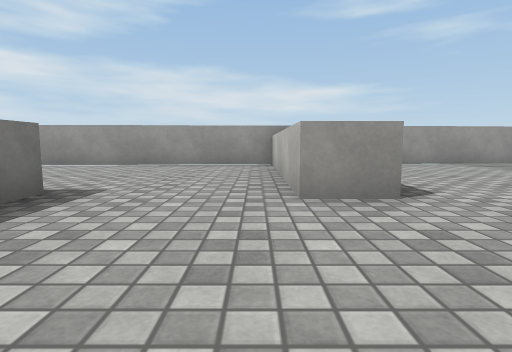
[1] (above)

19 first-person views from a walk through a scene from a Unity 3-D project. The camera is 0.54 m above the floor, tilts 6° down and sees 80° across. The floor is counted in squares, 1 m on a side. Each view is taken from the middle of a square. On the plan, view 1 faces up. The plan holds only what a view shows up to about 9 squares ahead; the rest is blank. The place goes on beyond the plan. The player character is not drawn. Surface patterns are stand-ins for the level's own textures.

[2]
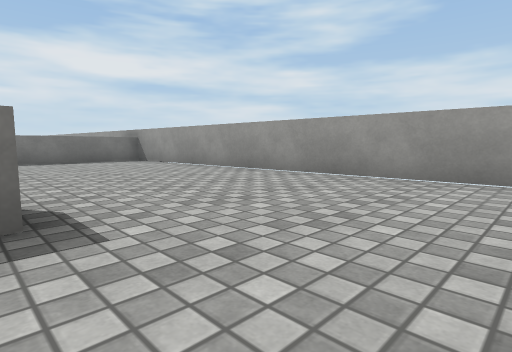

[3]
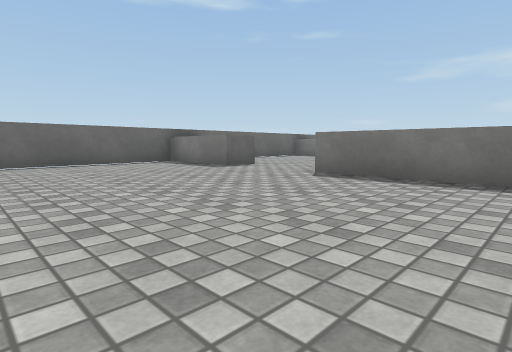

[4]
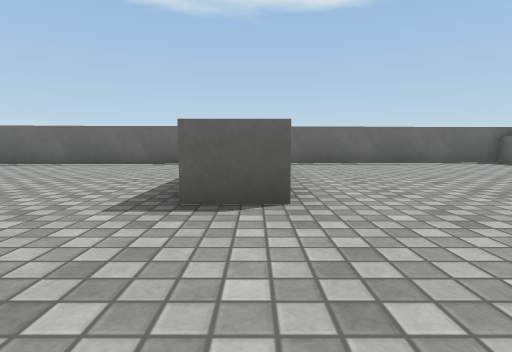

[5]
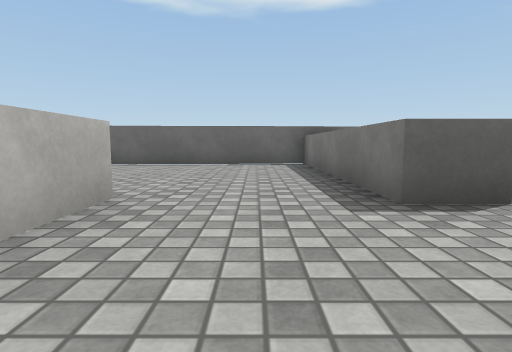

[6]
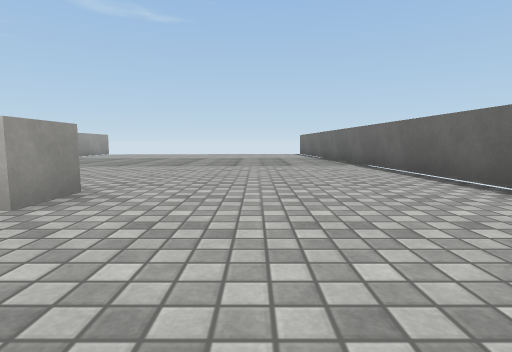

[7]
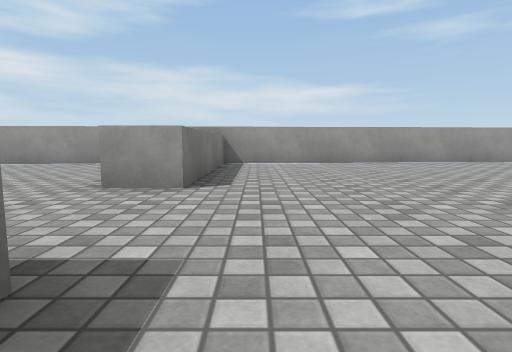

[8]
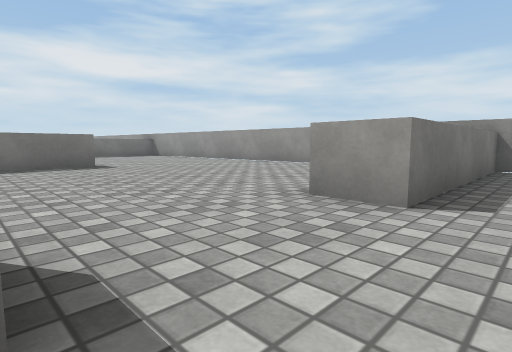

[9]
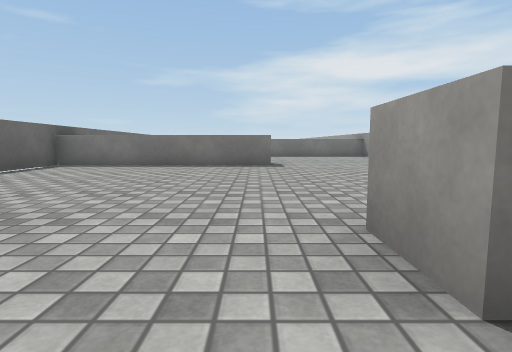

[10]
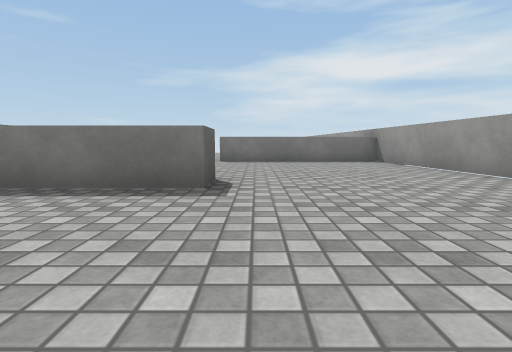

[11]
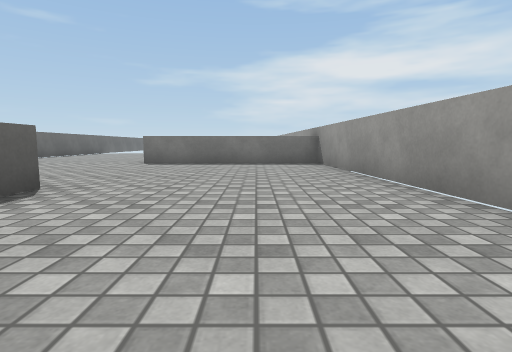

[12]
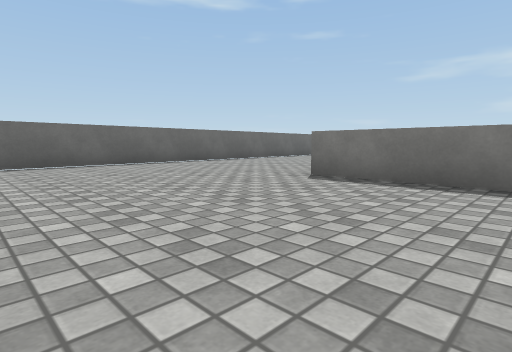

[13]
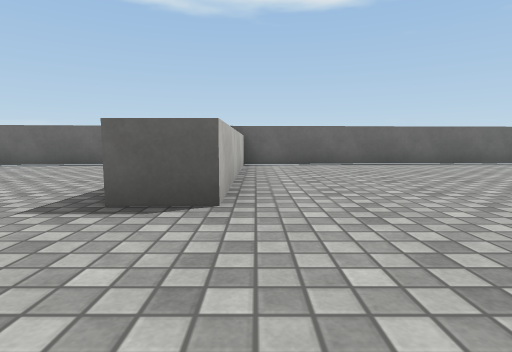

[14]
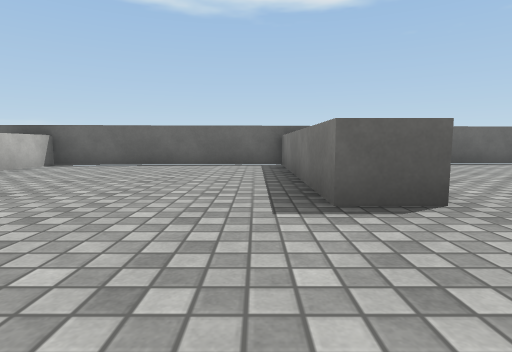

[15]
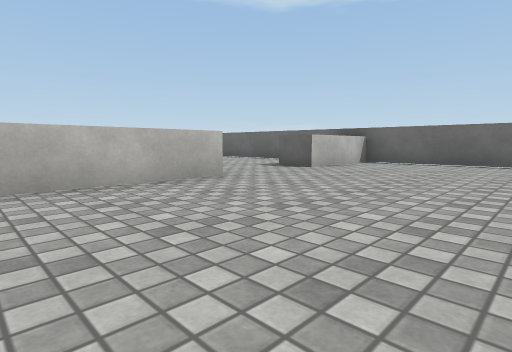

[16]
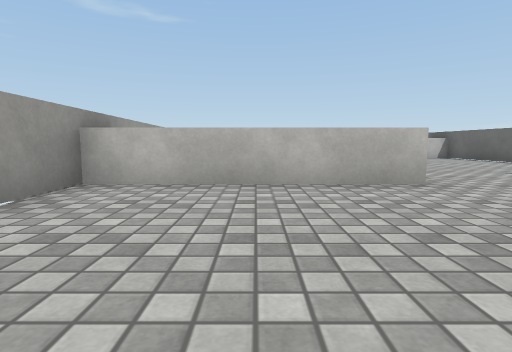

[17]
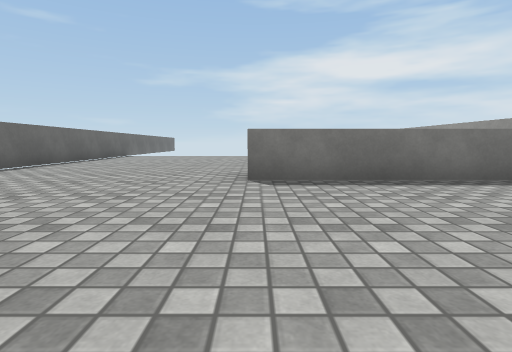

[18]
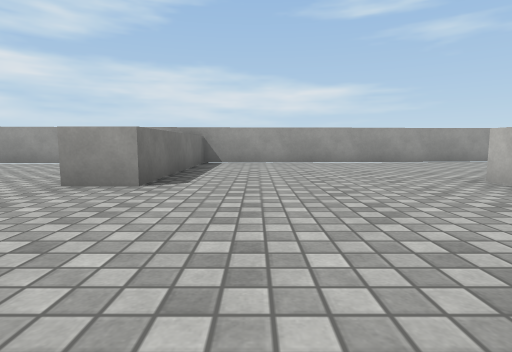

[19]
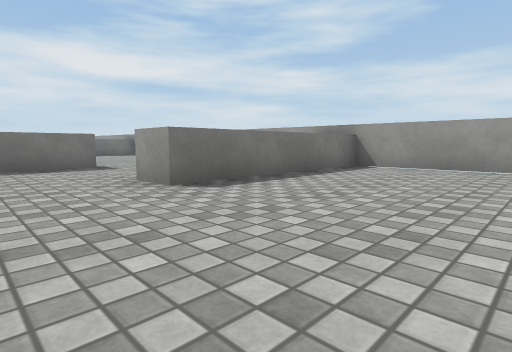

### Floor plan
Points are (right, up) in squares from view 1. A wall is a line through its corners. A room is listed if a view was taken in it or the views show most of it. See-through windows are left out.
Room 1 (views 1, 2, 3, 4, 5, 6, 7, 8, 9, 19)
walls: (-3.4, 3.3) (-2.3, 3.3) (-2.3, -2.2); (-2.6, -2.3) (5.6, -1.8); (1.4, 8.1) (1.4, 3) (0.4, 3) (0.4, 7.8); (-9.9, 7.5) (-9.9, 2.7) (-10.9, 2.7); (5.6, 8.2) (-10.5, 7.4); (-10.9, 0.1) (-9.9, 0.1) (-9.9, -2.8); (-10.4, -2.7) (-3.9, -2.3)
ways out: opening at (-10.5, 1.5) to room 2
Room 2 (views 10, 11, 12, 13, 14, 15, 16, 17, 18)
walls: (-17.7, -2.8) (-17.7, 2.4) (-16.7, 2.4) (-16.7, -3.1); (-22.5, 6.8) (-22.5, 1.9) (-23.5, 1.9); (-10.9, 2.7) (-10.9, 7.4); (-10.9, -2.8) (-10.9, 0.1); (-10.5, 7.4) (-22.9, 6.7); (-25.6, -3.5) (-10.4, -2.7)
ways out: opening at (-10.5, 1.5) to room 1

Positions as (right, up) in squares from view 1, and headings:
1: (0, 0), facing up
2: (0, 3), facing up-left
3: (-5, 6), facing down-left
4: (-3, 6), facing down
5: (-1, 6), facing down
6: (-2, 1), facing right
7: (-9, -1), facing up
8: (-9, 0), facing up-left
9: (-9, 2), facing left
10: (-13, 3), facing left
11: (-14, 5), facing left
12: (-18, 5), facing down-left
13: (-18, 5), facing down
14: (-16, 5), facing down
15: (-15, 6), facing down-right
16: (-15, 5), facing right
17: (-18, 2), facing left
18: (-21, -2), facing up
19: (5, 1), facing up-left
